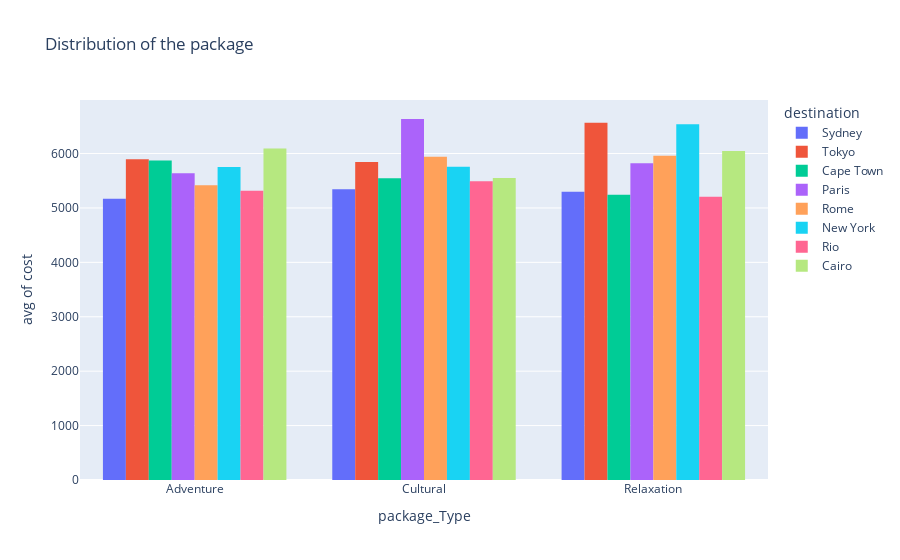

The notebook cell saved with this chart:
### Code cell
px.histogram(travel_dataset, x="package_Type", y = "cost", histfunc="avg", color="destination", barmode="group", title="Distribution of the package")

### Figure 1 — Plotly figure (JSON) as saved in the notebook; plotly's stock layout.template omitted (floating-point values rounded to 4 significant figures; data arrays with more than 128 entries replaced by an {"elided": "..."} marker saying what was removed)
{"data": [{"alignmentgroup": "True", "bingroup": "x", "histfunc": "avg", "hovertemplate": "destination=Sydney<br>package_Type=%{x}<br>avg of cost=%{y}<extra></extra>", "legendgroup": "Sydney", "marker": {"color": "#636efa", "pattern": {"shape": ""}}, "name": "Sydney", "offsetgroup": "Sydney", "orientation": "v", "showlegend": true, "type": "histogram", "x": {"elided": "1275 str values"}, "xaxis": "x", "y": {"elided": "1275 float values"}, "yaxis": "y"}, {"alignmentgroup": "True", "bingroup": "x", "histfunc": "avg", "hovertemplate": "destination=Tokyo<br>package_Type=%{x}<br>avg of cost=%{y}<extra></extra>", "legendgroup": "Tokyo", "marker": {"color": "#EF553B", "pattern": {"shape": ""}}, "name": "Tokyo", "offsetgroup": "Tokyo", "orientation": "v", "showlegend": true, "type": "histogram", "x": {"elided": "1252 str values"}, "xaxis": "x", "y": {"elided": "1252 float values"}, "yaxis": "y"}, {"alignmentgroup": "True", "bingroup": "x", "histfunc": "avg", "hovertemplate": "destination=Cape Town<br>package_Type=%{x}<br>avg of cost=%{y}<extra></extra>", "legendgroup": "Cape Town", "marker": {"color": "#00cc96", "pattern": {"shape": ""}}, "name": "Cape Town", "offsetgroup": "Cape Town", "orientation": "v", "showlegend": true, "type": "histogram", "x": {"elided": "1224 str values"}, "xaxis": "x", "y": {"elided": "1224 float values"}, "yaxis": "y"}, {"alignmentgroup": "True", "bingroup": "x", "histfunc": "avg", "hovertemplate": "destination=Paris<br>package_Type=%{x}<br>avg of cost=%{y}<extra></extra>", "legendgroup": "Paris", "marker": {"color": "#ab63fa", "pattern": {"shape": ""}}, "name": "Paris", "offsetgroup": "Paris", "orientation": "v", "showlegend": true, "type": "histogram", "x": {"elided": "1259 str values"}, "xaxis": "x", "y": {"elided": "1259 float values"}, "yaxis": "y"}, {"alignmentgroup": "True", "bingroup": "x", "histfunc": "avg", "hovertemplate": "destination=Rome<br>package_Type=%{x}<br>avg of cost=%{y}<extra></extra>", "legendgroup": "Rome", "marker": {"color": "#FFA15A", "pattern": {"shape": ""}}, "name": "Rome", "offsetgroup": "Rome", "orientation": "v", "showlegend": true, "type": "histogram", "x": {"elided": "1197 str values"}, "xaxis": "x", "y": {"elided": "1197 float values"}, "yaxis": "y"}, {"alignmentgroup": "True", "bingroup": "x", "histfunc": "avg", "hovertemplate": "destination=New York<br>package_Type=%{x}<br>avg of cost=%{y}<extra></extra>", "legendgroup": "New York", "marker": {"color": "#19d3f3", "pattern": {"shape": ""}}, "name": "New York", "offsetgroup": "New York", "orientation": "v", "showlegend": true, "type": "histogram", "x": {"elided": "1229 str values"}, "xaxis": "x", "y": {"elided": "1229 float values"}, "yaxis": "y"}, {"alignmentgroup": "True", "bingroup": "x", "histfunc": "avg", "hovertemplate": "destination=Rio<br>package_Type=%{x}<br>avg of cost=%{y}<extra></extra>", "legendgroup": "Rio", "marker": {"color": "#FF6692", "pattern": {"shape": ""}}, "name": "Rio", "offsetgroup": "Rio", "orientation": "v", "showlegend": true, "type": "histogram", "x": {"elided": "1293 str values"}, "xaxis": "x", "y": {"elided": "1293 float values"}, "yaxis": "y"}, {"alignmentgroup": "True", "bingroup": "x", "histfunc": "avg", "hovertemplate": "destination=Cairo<br>package_Type=%{x}<br>avg of cost=%{y}<extra></extra>", "legendgroup": "Cairo", "marker": {"color": "#B6E880", "pattern": {"shape": ""}}, "name": "Cairo", "offsetgroup": "Cairo", "orientation": "v", "showlegend": true, "type": "histogram", "x": {"elided": "1271 str values"}, "xaxis": "x", "y": {"elided": "1271 float values"}, "yaxis": "y"}], "layout": {"barmode": "group", "legend": {"title": {"text": "destination"}, "tracegroupgap": 0}, "title": {"text": "Distribution of the package"}, "xaxis": {"anchor": "y", "domain": [0, 1], "title": {"text": "package_Type"}}, "yaxis": {"anchor": "x", "domain": [0, 1], "title": {"text": "avg of cost"}}}}
